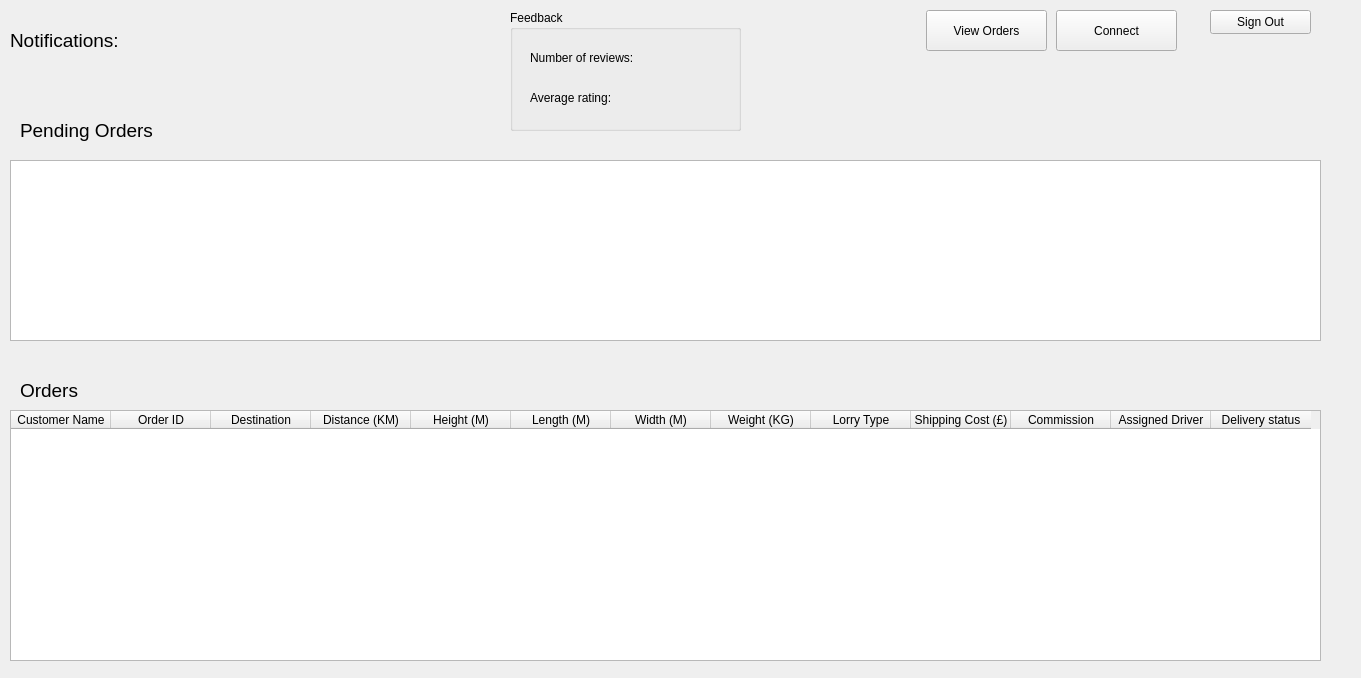
<?xml version="1.0" encoding="UTF-8"?>
<ui version="4.0">
 <class>company</class>
 <widget class="QWidget" name="company">
  <property name="geometry">
   <rect>
    <x>0</x>
    <y>0</y>
    <width>1361</width>
    <height>678</height>
   </rect>
  </property>
  <property name="windowTitle">
   <string>Form</string>
  </property>
  <property name="autoFillBackground">
   <bool>true</bool>
  </property>
  <widget class="QPushButton" name="view_orders">
   <property name="geometry">
    <rect>
     <x>1056</x>
     <y>10</y>
     <width>121</width>
     <height>41</height>
    </rect>
   </property>
   <property name="text">
    <string>Connect</string>
   </property>
  </widget>
  <widget class="QLabel" name="Notificationlabel">
   <property name="geometry">
    <rect>
     <x>10</x>
     <y>20</y>
     <width>161</width>
     <height>41</height>
    </rect>
   </property>
   <property name="font">
    <font>
     <pointsize>14</pointsize>
    </font>
   </property>
   <property name="text">
    <string>Notifications:</string>
   </property>
  </widget>
  <widget class="QLabel" name="notificationCount">
   <property name="geometry">
    <rect>
     <x>130</x>
     <y>20</y>
     <width>61</width>
     <height>31</height>
    </rect>
   </property>
   <property name="font">
    <font>
     <pointsize>14</pointsize>
    </font>
   </property>
   <property name="text">
    <string/>
   </property>
  </widget>
  <widget class="QTableWidget" name="viewNewOrdersTable">
   <property name="geometry">
    <rect>
     <x>10</x>
     <y>160</y>
     <width>1311</width>
     <height>181</height>
    </rect>
   </property>
   <property name="sortingEnabled">
    <bool>true</bool>
   </property>
  </widget>
  <widget class="QTableWidget" name="orders_table">
   <property name="geometry">
    <rect>
     <x>10</x>
     <y>410</y>
     <width>1311</width>
     <height>251</height>
    </rect>
   </property>
   <property name="sortingEnabled">
    <bool>true</bool>
   </property>
   <column>
    <property name="text">
     <string>Customer Name</string>
    </property>
   </column>
   <column>
    <property name="text">
     <string>Order ID</string>
    </property>
   </column>
   <column>
    <property name="text">
     <string>Destination</string>
    </property>
   </column>
   <column>
    <property name="text">
     <string>Distance (KM)</string>
    </property>
   </column>
   <column>
    <property name="text">
     <string>Height (M)</string>
    </property>
   </column>
   <column>
    <property name="text">
     <string>Length (M)</string>
    </property>
   </column>
   <column>
    <property name="text">
     <string>Width (M)</string>
    </property>
   </column>
   <column>
    <property name="text">
     <string>Weight (KG)</string>
    </property>
   </column>
   <column>
    <property name="text">
     <string>Lorry Type</string>
    </property>
   </column>
   <column>
    <property name="text">
     <string>Shipping Cost (£)</string>
    </property>
   </column>
   <column>
    <property name="text">
     <string>Commission</string>
    </property>
   </column>
   <column>
    <property name="text">
     <string>Assigned Driver</string>
    </property>
   </column>
   <column>
    <property name="text">
     <string>Delivery status</string>
    </property>
   </column>
  </widget>
  <widget class="QLabel" name="Notificationlabel_2">
   <property name="geometry">
    <rect>
     <x>20</x>
     <y>370</y>
     <width>71</width>
     <height>41</height>
    </rect>
   </property>
   <property name="font">
    <font>
     <pointsize>14</pointsize>
    </font>
   </property>
   <property name="text">
    <string>Orders</string>
   </property>
  </widget>
  <widget class="QLabel" name="Notificationlabel_3">
   <property name="geometry">
    <rect>
     <x>20</x>
     <y>110</y>
     <width>141</width>
     <height>41</height>
    </rect>
   </property>
   <property name="font">
    <font>
     <pointsize>14</pointsize>
    </font>
   </property>
   <property name="text">
    <string>Pending Orders</string>
   </property>
  </widget>
  <widget class="QPushButton" name="view_orders_2">
   <property name="geometry">
    <rect>
     <x>926</x>
     <y>10</y>
     <width>121</width>
     <height>41</height>
    </rect>
   </property>
   <property name="text">
    <string>View Orders</string>
   </property>
  </widget>
  <widget class="QPushButton" name="sign_out">
   <property name="geometry">
    <rect>
     <x>1210</x>
     <y>10</y>
     <width>101</width>
     <height>24</height>
    </rect>
   </property>
   <property name="text">
    <string>Sign Out</string>
   </property>
  </widget>
  <widget class="QGroupBox" name="feedbackBox">
   <property name="geometry">
    <rect>
     <x>510</x>
     <y>10</y>
     <width>231</width>
     <height>121</height>
    </rect>
   </property>
   <property name="title">
    <string>Feedback</string>
   </property>
   <widget class="QLabel" name="noOfReviewText">
    <property name="geometry">
     <rect>
      <x>20</x>
      <y>40</y>
      <width>121</width>
      <height>16</height>
     </rect>
    </property>
    <property name="text">
     <string>Number of reviews:</string>
    </property>
   </widget>
   <widget class="QLabel" name="avgRatingText">
    <property name="geometry">
     <rect>
      <x>20</x>
      <y>80</y>
      <width>91</width>
      <height>16</height>
     </rect>
    </property>
    <property name="text">
     <string>Average rating:</string>
    </property>
   </widget>
   <widget class="QLabel" name="noOfReviews">
    <property name="geometry">
     <rect>
      <x>150</x>
      <y>40</y>
      <width>58</width>
      <height>16</height>
     </rect>
    </property>
    <property name="text">
     <string/>
    </property>
   </widget>
   <widget class="QLabel" name="avgRating">
    <property name="geometry">
     <rect>
      <x>150</x>
      <y>80</y>
      <width>58</width>
      <height>16</height>
     </rect>
    </property>
    <property name="text">
     <string/>
    </property>
   </widget>
  </widget>
 </widget>
 <resources/>
 <connections/>
</ui>
